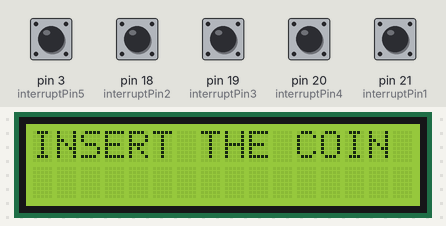
Bench run of a sketch on a simulated Arduino Mega 2560, built with avr-gcc and run on an emulated ATmega2560. Shown: 16×2 character LCD. The test bench sets the inputs (shaded band); at power-on: pin 3 (interruptPin5), pin 18 (interruptPin2), pin 19 (interruptPin3), pin 20 (interruptPin4), pin 21 (interruptPin1) HIGH. What the sketch prints to the serial monitor is not drawn.

Above: at 4.9 s.
5.0 s: pin 20 (interruptPin4) pulled LOW for 0.15 s
At 5.63 s:
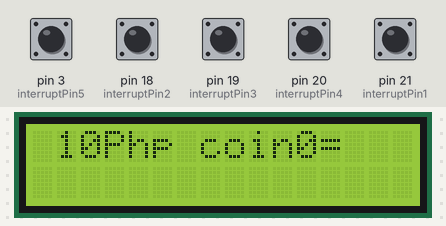
5.7 s: pin 3 (interruptPin5) pulled LOW for 0.15 s
At 6.6 s:
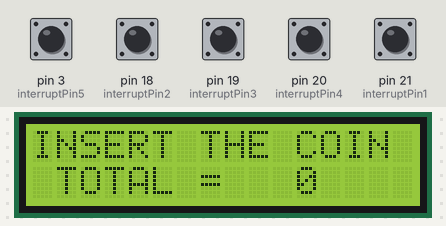
8.8 s: pin 18 (interruptPin2) pulled LOW for 0.15 s
10.4 s: pin 20 (interruptPin4) pulled LOW for 1 s
At 11.59 s:
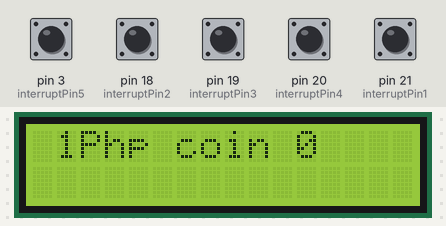
12.0 s: pin 3 (interruptPin5) pulled LOW for 1 s
At 13.8 s:
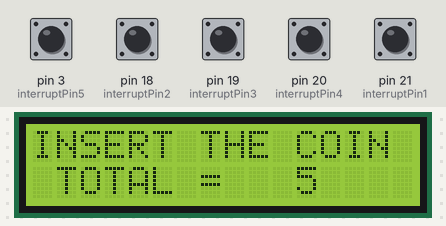
15.5 s: pin 19 (interruptPin3) pulled LOW for 0.15 s
Timing chart, 0 to 18.1 s (numbered marks = the images above; inputs shaded):
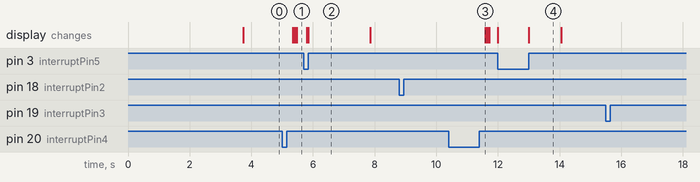

The sketch:

coindetector.ino
```cpp
/*
  A SIMPLE PESO COIN DETECTOR AND COUNTER USING BUTTONS
  SIMULATED IN PROTEUS
  MATERIALS USED IN PROTEUS:
  ARDUINO MEGA 2560
  BUTTON
  LM016L

  LIMITED TO 1, 5, 10 PHP COINS ONLY
*/

#include <LiquidCrystal.h>


LiquidCrystal lcd(30, 32, 34, 31, 33, 35, 37);
const byte interruptPin1 = 21;
const byte interruptPin2 = 18;
const byte interruptPin3 = 19;
const byte interruptPin4 = 20;
const byte interruptPin5 = 3;
volatile int value10 = 0;
volatile int value5 = 0;
volatile int value1 = 0;
volatile int valueswitch = 0;
volatile int countOne = 0 ;
volatile int countFive = 0;
volatile int countTen = 0;
volatile
int TOTAL=0;

void setup() {
  pinMode(interruptPin1, INPUT_PULLUP);
  pinMode(interruptPin2, INPUT_PULLUP);
  pinMode(interruptPin3, INPUT_PULLUP);
  pinMode(interruptPin4, INPUT_PULLUP);
  pinMode(interruptPin5, INPUT_PULLUP);
  attachInterrupt(digitalPinToInterrupt(interruptPin1), coinOne , RISING);
  attachInterrupt(digitalPinToInterrupt(interruptPin2), coinFive , RISING);
  attachInterrupt(digitalPinToInterrupt(interruptPin3), coinTen , RISING);
  attachInterrupt(digitalPinToInterrupt(interruptPin4), show_1_5_10, RISING);
  attachInterrupt(digitalPinToInterrupt(interruptPin5), show_total, RISING);
  lcd.begin(16,2);

  lcd.print("COIN DETECTOR &");
  lcd.setCursor(1, 1);
  lcd.print("AMOUNT COUNTER");
  delay(1200);
  delay(1200);
  delay(1200);

  lcd.begin(16,2);
  lcd.print("INSERT THE COIN");


  Serial.begin(9600);
  Serial.println("");
  Serial.print("COIN DETECTOR , SORT & AMOUNT COUNTER ");
}

void loop() {
  delay(2000);
  lcd.begin(16, 2);
  lcd.print("INSERT THE COIN");
}

/*

  BUTTONS

*/

// 1st button add 1php coin
void coinOne() {
  countOne++;
  value1 = (countOne);
  Serial.println("\
");
  Serial.println(" 1Php coin = \
 ");
  Serial.print(value1);
  Serial.print("Php");
}

// 2nd button add 5php coin
void coinFive() {
  countFive++;

  value5 = (countFive * 5);
  Serial.println("\
  ");
  Serial.println(" 5Php coin = \
  ");
  Serial.print(value5);
  Serial.print("Php");
}

// 3rd button add 10php coin
void coinTen() {
  countTen++;
  value10 = (countTen * 10);
  Serial.println("\
");

  Serial.println(" 10Php coin = \
 ");
  Serial.print(value10);
  Serial.print("Php");

  Serial.println("\
");
}

// 4th button display number and amount 1 5 10 php coins
void show_1_5_10() {

  // number of 1php coins
  Serial.println("\
");
  Serial.println(" Number of 1Php coins =  \
 ");
  Serial.print(countOne);
  Serial.println("\
");

  // total amount of 1php coins
  Serial.println(" TOTAL 1Php COINS =  \
 ");
  Serial.print(value1);
  Serial.print("Php");
  Serial.println("\
");

 // number of 5php coins
  Serial.println(" Number of 5Php coins =  \
 ");
  Serial.print(countFive);
  Serial.println("\
");

  // total amount of 5php coins
  Serial.println(" TOTAL 5Php COINS =  \
 ");
  Serial.print(value5);
  Serial.print("Php");

 Serial.println("\
");

  // number of 10php coins
  Serial.println(" Number of 10Php coins =  \
 ");
  Serial.print(countTen);
  Serial.println("\
");

  // total amount of 10php coins
  Serial.println(" TOTAL 10Php COINS =  \
 ");
  Serial.print(value10);

  Serial.print("Php");


  // Dislpay 1Php in LCD
  lcd.begin(16, 2);
  lcd.print(" 1Php coin = \
  ");
  lcd.setCursor(11,0);
  lcd.print(value1);


  // Display 5Php in LCD
  lcd.begin(16, 2);
  lcd.print(" 5Php coin = \
  ");
  lcd.setCursor(11, 0);
  lcd.print(value5);

  // display 10Php in LCD
  lcd.begin(16, 2);
  lcd.print(" 10Php coin = \
  ");
  lcd.setCursor(11, 0);
  lcd.print(value10);
}

// 5th button display total amount
void show_total() {

  // Display total in LCD
  TOTAL=(value1+value5+value10);
  lcd.setCursor(0, 1);
  lcd.print(" TOTAL = ");
  lcd.setCursor(11, 1);
  lcd.print(TOTAL);
  Serial.println("\
");

  // in virtual terminal
  Serial.println(" TOTAL AMOUNT =  \
 ");
  Serial.print(TOTAL);
  Serial.print("Php");
}
```

Measured:
- after the input at 5.0 s, the display: first changes after 0.34 s (image 1 shows a later state)
- after the input at 5.7 s, the display: first differs from a run without the input after 0.15 s (image 2)
- after the input at 8.8 s, every drawn part: stays the same
- after the input at 10.4 s, the display: changes after 1.2 s (image 3)
- after the input at 12.0 s, the display: changes after 1.0 s (image 4)
- after the input at 15.5 s, every drawn part: stays the same
- what the display in image 2 shows lasts 2.0 s, from 5.9 s to 7.9 s
- what the display in image 4 shows lasts 1.1 s, from 13.0 s to 14.1 s
